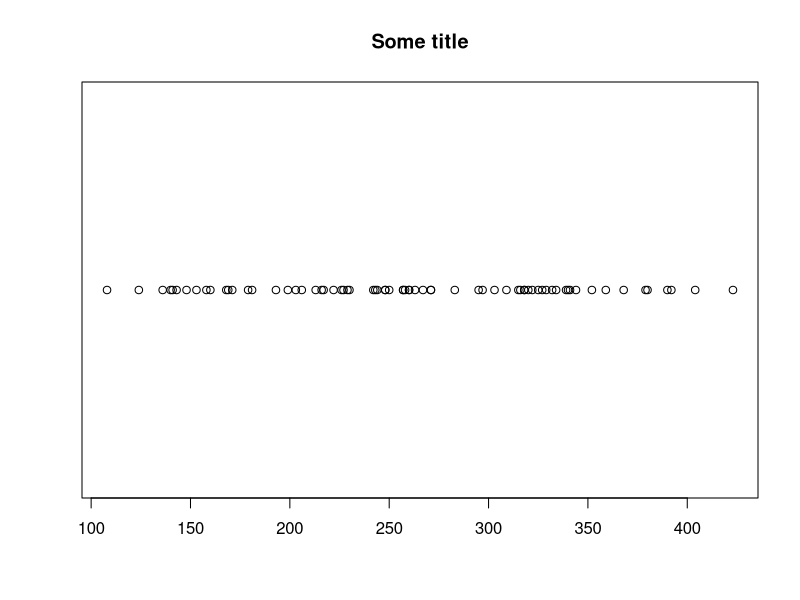
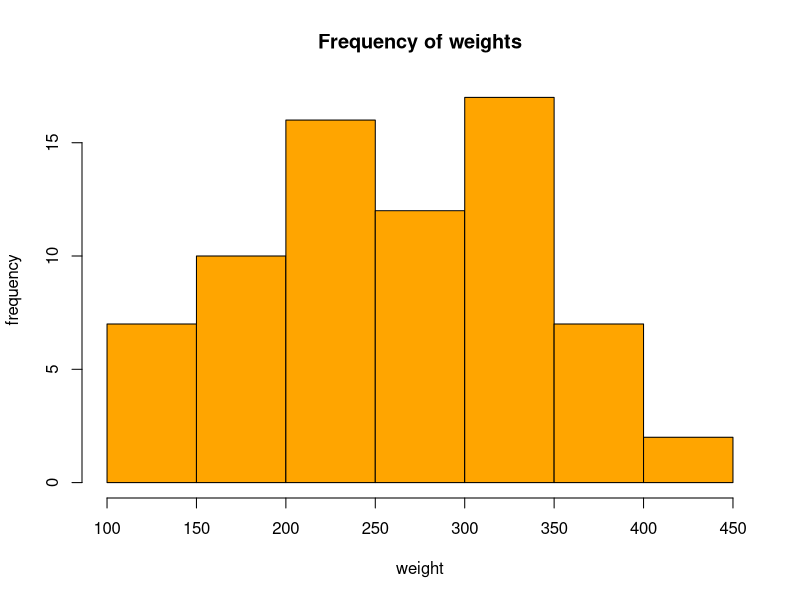
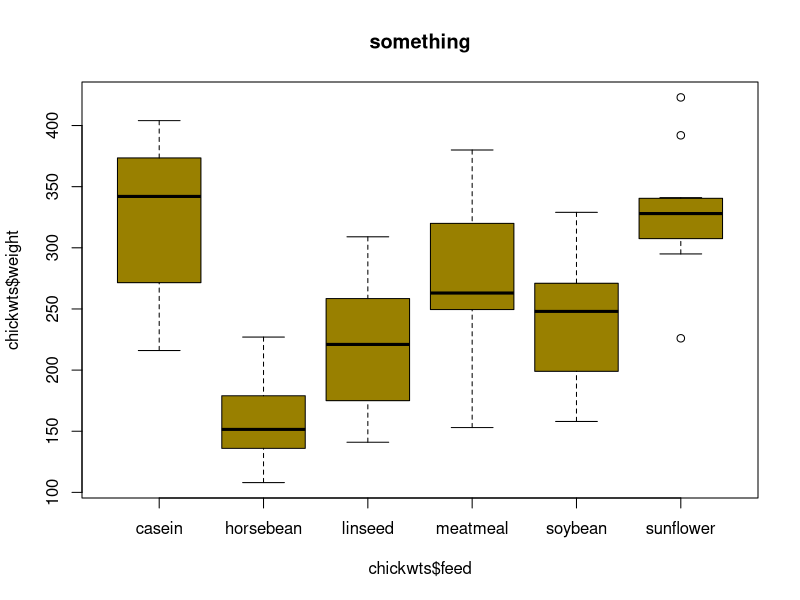

Here is the R script that generated these plots, in order:
#' @author NMCG
#' @description Intro to basic R commands


# code to generate median from...

#data()

#x <- 20
#x
chickwts

# names(chickwts)
# 
# str(chickwts)
# 
# head(chickwts, n = -4)
# 
# tail(chickwts, n = 10)
# 
# summary(chickwts)

stripchart(chickwts$weight, main="Some title", pch = 21)

hist(chickwts$weight, main="Frequency of weights",
     xlab = "weight",
     ylab = "frequency",
     col = "orange")

boxplot(chickwts$weight~chickwts$feed,
        main = "something",
        col = rgb(0.6, 0.5, 0))





